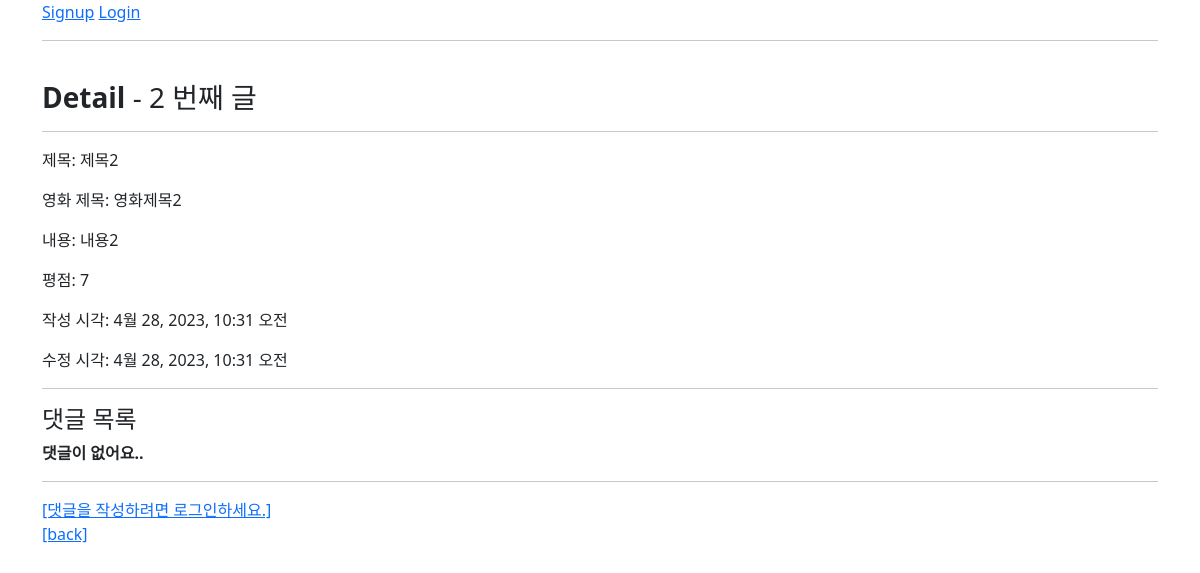
Page /community/2/ on the committed database.
### community/models.py (models this page shows)
class Review(models.Model):
    title = models.CharField(max_length=100)
    movie_title = models.CharField(max_length=50)
    rank = models.IntegerField()
    content = models.TextField()
    created_at = models.DateTimeField(auto_now_add=True)
    updated_at = models.DateTimeField(auto_now=True)
    user = models.ForeignKey(settings.AUTH_USER_MODEL, on_delete=models.CASCADE)
    like_users = models.ManyToManyField(settings.AUTH_USER_MODEL, related_name='like_reviews')

### community/views.py (the view)
# urls.py: path('<int:review_pk>/', views.detail, name='detail'),
@require_safe
def detail(request, review_pk):
    review = get_object_or_404(Review, pk=review_pk)
    comments = review.comment_set.all()
    comment_form = CommentForm()
    context = {
        'review': review,
        'comment_form': comment_form,
        'comments': comments,
    }
    return render(request, 'community/detail.html', context)

### community/templates/community/detail.html (shortened to what this page needs)
{% extends 'base.html' %}
{% block content %}
  <br>
  <h3><b>Detail</b> - {{ review.pk }} 번째 글</h3>
  <hr>
  <p>제목: {{ review.title }}</p>
  <p>영화 제목: {{ review.movie_title }}</p>
  <p>내용: {{ review.content }}</p>
  <p>평점: {{ review.rank }}</p>
  <p>작성 시각: {{ review.created_at }}</p>
  <p>수정 시각: {{ review.updated_at }}</p>
  <hr>
  <h4>댓글 목록</h4>
  {% for comment in comments %}
    <div>
      {{ comment.user }} - {{ comment.content }}
    </div>
  {% empty %}
    <p><b>댓글이 없어요..</b></p>
  {% endfor %}
  <hr>
  {% if user.is_authenticated %}
    <form action="{% url 'community:create_comment' review.pk %}" method="POST">
      {% csrf_token %}
      {{ comment_form }}
      <input type="submit">
    </form>
  {% else %}
    <a href="{% url 'accounts:login' %}">[댓글을 작성하려면 로그인하세요.]</a>
  {% endif %}
  <br>
  <a href="{% url 'community:index' %}">[back]</a>
{% endblock  %}

### rows in the picture
Review: pk "2", title "제목2", movie_title "영화제목2", content "내용2", rank "7", created_at "4월 28, 2023, 10:31 오전", updated_at "4월 28, 2023, 10:31 오전"
